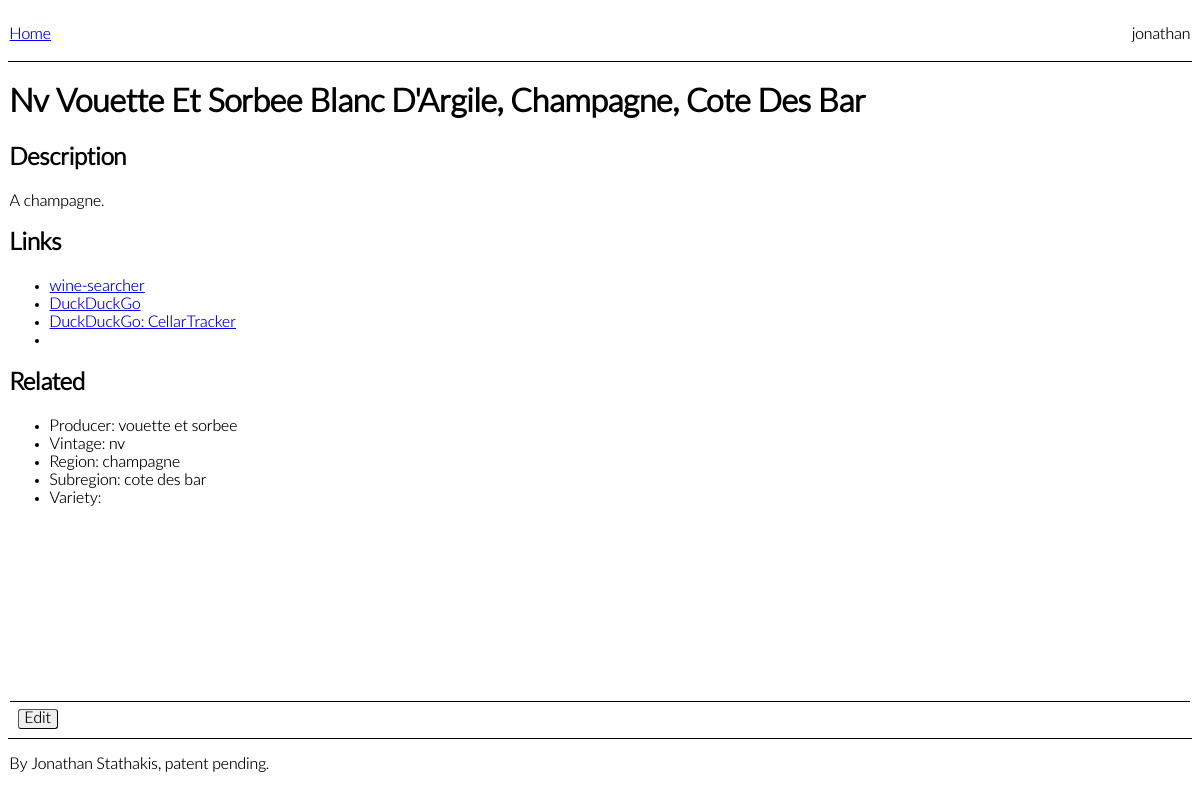
/1/ (signed in), run on the app's committed database.
### wine_wiki/models.py (models this page shows, shortened)
class Wine(models.Model):
    winelistcategory_pk = models.ForeignKey(
        WineListCategory, on_delete=models.PROTECT, null=True
    )
    winelistsubcat_pk = models.ForeignKey(
        WineListSubCat, on_delete=models.PROTECT, null=True
    )
    wine_name = models.CharField(max_length=100, blank=True)
    vintage = models.CharField(max_length=4, blank=True)
    region = models.CharField(max_length=100, blank=True)
    subregion = models.CharField(max_length=100, blank=True)
    country = models.CharField(max_length=100, blank=True)
    variety = models.CharField(max_length=100, blank=True)
    producer = models.CharField(max_length=100, blank=True)
    is_published = models.BooleanField(default=False, verbose_name="Publish?")
    created_on = models.DateTimeField(auto_now_add=True)
    bpos_key = models.CharField(max_length=100, blank=True)
    price = models.IntegerField(blank=True)
    description = models.TextField(blank=True)
    """represents a wine wiki wine"""
    def winesearcher_str(self):
        return f"{self.producer} {self.wine_name} {self.variety} {self.subregion} {self.region}/{self.vintage}".replace(
            " ", "+"
        ).replace("++", "+")  # in the event of null fields
    def search_eng_str(self):
        return f"{self.producer} {self.wine_name} {self.variety} {self.subregion} {self.region} {self.vintage}".replace(
            " ", "+"
        ).replace("++", "+")  # in the event of null fields

### wine_wiki/views.py (the view)
# urls.py: path("<int:pk>/", view=views.WineView.as_view(), name="wine"),
class WineView(generic.DetailView):
    model = Wine
    template_name = "wine_wiki/wine.html"
    context_object_name = "wine"
    def get_context_data(self, **kwargs):
        context = super(WineView, self).get_context_data(**kwargs)
        wine = context["wine"]
        title_fields = [
            wine.vintage,
            wine.producer,
            wine.wine_name,
            wine.variety,
        ]
        title_fields = " ".join(x for x in title_fields if x)
        title_fields = [
            title_fields.title(),
            wine.region.title(),
            wine.subregion.title(),
        ]
        context["wine_title"] = ", ".join([str(x) for x in title_fields if str(x)])
        return context

### wine_wiki/templates/wine_wiki/wine.html
{% extends "wine_wiki/base.html" %} {% block content %}
<div class="wine-container">
  <div class="wine-content">
    <h1> {{ wine_title }}</h1>
    <h2>Description</h2>
    {{wine.description}}
    <h2>Links</h2>
    <ul>
        <li>
            <a href="http://www.wine-searcher.com/find/{{wine.winesearcher_str}}">
                wine-searcher
            </a>
        </li>
        <li>
            <a
                href="https://duckduckgo.com/?t=ffab&q={{wine.search_eng_str}}&atb=v468-1&ia=web"
                >DuckDuckGo</a
            >
        </li>
        <li>
            <a
                href="https://duckduckgo.com/?q=site%3Awww.cellartracker.com+{{wine.search_eng_str}}&t=ffab&atb=v468-1&ia=web"
                >DuckDuckGo: CellarTracker</a
            >
        </li>
        <li></li>
    </ul>
    <h2>Related</h2>
    <ul>
        <li>Producer: {{wine.producer}}</li>
        <li>Vintage: {{wine.vintage}}</li>
        <li>Region: {{wine.region}}</li>
        <li>Subregion: {{wine.subregion}}</li>
        <li>Variety: {{wine.variety}}</li>
    </ul>
    </div>
  <div class="wine-meta">
  <a class="button" href="{% url 'wine-update' wine.pk %}">Edit</a>
  </div>
</div>
{% endblock %}

### wine_wiki/templates/wine_wiki/base.html
{% load static %}
<link rel="stylesheet" href="{% static 'wine_wiki/style.css' %}" />
<div class="container">
  <div class="header">
    <div class="header-links">
      <p><a href="{% url 'home' %}">Home</a></p>
    </div>
    <div class="header-user">
      <p>{{ user.username|default:"Guest" }}</p>
      </div>
    </div>
  <div class="content">{% block content %} {% endblock %}</div>
  <div class="footer"><p> By Jonathan Stathakis, patent pending.</p></div>
</div>

### wine_wiki/static/wine_wiki/style.css (style rules this page uses)
.container { width: 100%; height: 100%; display: flex; flex-direction: column; flex-wrap: nowrap; }
.header { display: flex; flex-direction: row; justify-content: space-between; align-items: center; flex-wrap: nowrap; padding: 0.1em; flex-shrink: 0; border-bottom: 1px solid black; }
.content { padding: 0.1em; flex-grow: 1; overflow: auto; min-height: 2em; }
.footer { padding: 0.1em; flex-shrink: 0; border-top: 1px solid black; }
.button { padding: 1px 6px; border: 1px outset buttonborder; border-radius: 3px; color: buttontext; background-color: buttonface; text-decoration: none; }
.wine-container { display: flex; flex-direction: column; height: 100%; }
.wine-content { flex: 1; overflow: auto; }
.wine-meta { border-top: 1px solid black; padding: 0.5em; }

### data on the page
Wine: description "A champagne.", producer "vouette et sorbee", vintage "nv", region "champagne", subregion "cote des bar"

### other printed values
{{ user.username|default:"Guest" }} "jonathan"
{{ wine_title }} "Nv Vouette Et Sorbee Blanc D'Argile, Champagne, Cote Des Bar"
